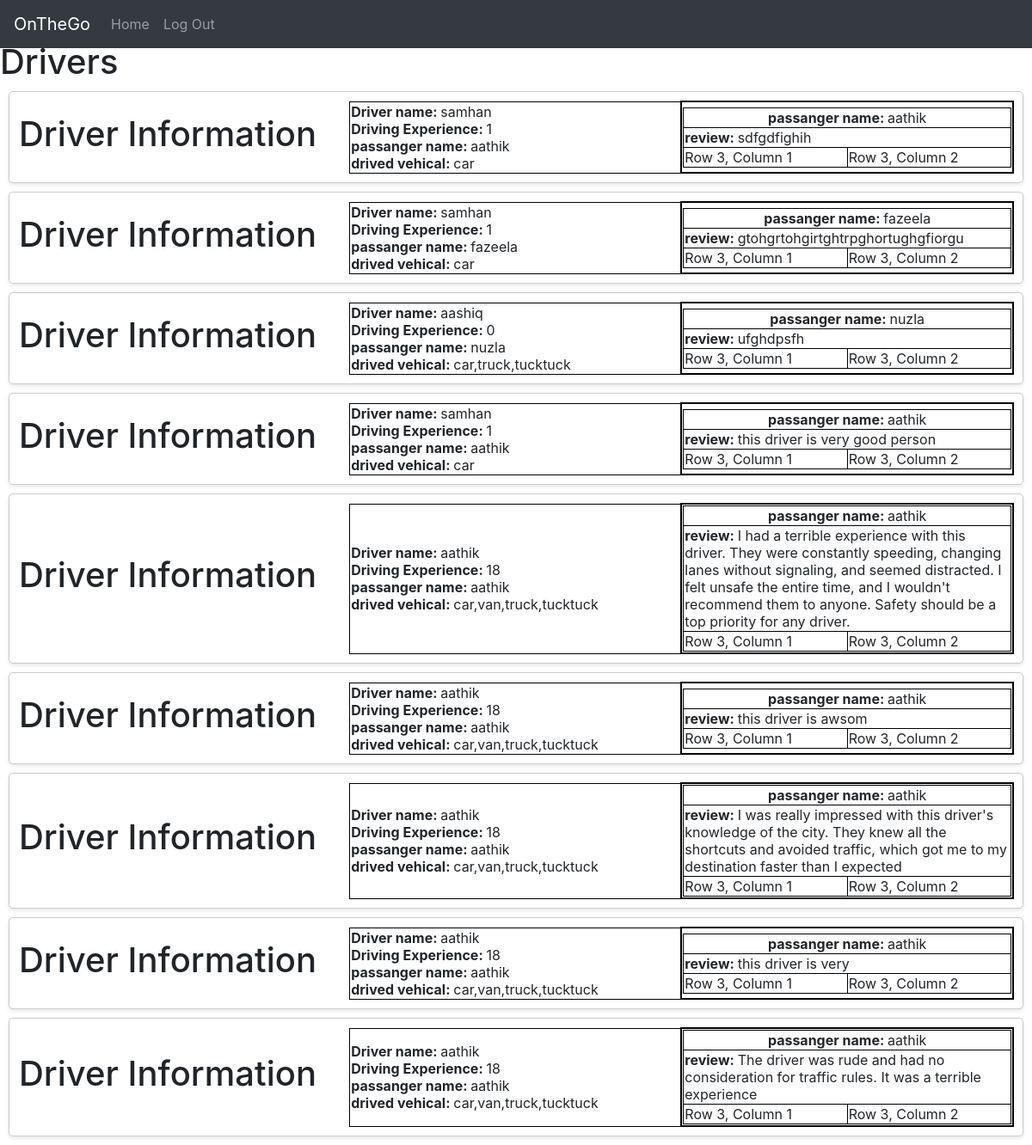
/Application_code/htdocs/Passanger/driver_search.php, run on the app's committed database.
### tables this page shows
CREATE TABLE `driver_user_intraction` (
  `intractionID` int(150) NOT NULL,
  `did` int(255) NOT NULL,
  `user_review` varchar(500) NOT NULL,
  `id` int(255) NOT NULL,
  `rating` int(20) NOT NULL,
  `sentimentreview` varchar(50) NOT NULL
);

CREATE TABLE `driver` (
  `did` int(255) NOT NULL,
  `Name` varchar(255) NOT NULL,
  `phone` varchar(15) NOT NULL,
  `age` int(100) NOT NULL,
  `nic` varchar(100) NOT NULL,
  `licence` varchar(100) NOT NULL,
  `vtype` varchar(100) NOT NULL,
  `experience` int(20) NOT NULL,
  `profile` varchar(250) NOT NULL,
  `address` varchar(250) NOT NULL,
  `password` varchar(250) NOT NULL,
  `Pricing` int(100) NOT NULL
);

CREATE TABLE `user` (
  `id` int(255) NOT NULL,
  `name` varchar(255) NOT NULL,
  `email` varchar(255) NOT NULL,
  `password` varchar(255) NOT NULL
);

### Application_code/htdocs/Passanger/driver_search.php (the view, shortened to what this page needs)
<html lang="en">
<head>
    <?php require_once('../setup/head.php'); ?>
</head>
<body>
<?php require_once('../setup/navbar.php'); ?>
<br><br>
<?php
require_once('../setup/dbcon.php');
$sql = "SELECT dui.*, u.*, d.* FROM driver_user_intraction dui INNER JOIN user u ON dui.id = u.id INNER JOIN driver d ON dui.did = d.did";
$result = $conn->query($sql);
if ($result) {
    echo '<h1>Drivers</h1>';
    if ($result->num_rows > 0) {
        while ($row = $result->fetch_assoc()) {
            echo '<div class="driver-card">';
            echo '<table style="width: 100%;">';
            echo '<tr>';
            echo '<td style="width: 33.33%;">';
            echo '<h1>Driver Information</h1>';
            echo '</td>';
            echo '<td style="width: 33.33%; border: 1px solid black">';
            echo '<p><strong>Driver name: </strong>'  .$row['Name']. '<br> <strong> Driving Experience: </strong>'. $row['experience'].   '<br>
            <strong>passanger name: </strong>'  .$row['name']. '<br> <strong>drived vehical: </strong>' .$row['vtype'].  '</p>';
            echo '</td>';
            echo '<td style="width: 33.33%; border: 2px solid black" >     ';
            echo '   <table  style="border: 1px solid black; width: 100%;"> ';
            echo '<tr>
            <td style="border: 1px solid black; text-align: center;" colspan="2"><strong>passanger name: </strong>'  .$row['name'].'</td>
             </tr> ';
             echo '<tr>
             <td style="border: 1px solid black"colspan="2"><strong> review: </strong>' .$row['user_review'].'</td>
              </tr> ';
              echo '<tr>
              <td style="border: 1px solid black; width: 50%;">Row 3, Column 1</td>
              <td style="border: 1px solid black; width: 50%;">Row 3, Column 2</td>
          </tr>';
            echo '   </table> ';
            echo '</td>';
            echo '   </tr>';
            echo '   </table>';
            echo '</div>';
                 }
    } else {
        echo 'No data found.';
    }
} else {
    echo 'Error executing the query: ' . $conn->error;
}
?>
</body>
</html>

### Application_code/htdocs/Passanger/driver_search.php (style rules this page uses)
.driver-card { border: 1px solid #ccc; border-radius: 5px; padding: 10px; margin: 10px; box-shadow: 0 2px 5px rgba(0, 0, 0, 0.1); background-color: #fff; }
.driver-card p { margin: 0; }

### data on the page
driver_user_intraction: did.Name "samhan", did.experience "1", id.name "aathik", did.vtype "car", user_review "sdfgdfighih"
driver_user_intraction: did.Name "samhan", did.experience "1", id.name "fazeela", did.vtype "car", user_review "gtohgrtohgirtghtrpghortughgfiorgu"
driver_user_intraction: did.Name "aashiq", did.experience "0", id.name "nuzla", did.vtype "car,truck,tucktuck", user_review "ufghdpsfh"
driver_user_intraction: did.Name "samhan", did.experience "1", id.name "aathik", did.vtype "car", user_review "this driver is very good person"
driver_user_intraction: did.Name "aathik", did.experience "18", id.name "aathik", did.vtype "car,van,truck,tucktuck", user_review "I had a terrible experience with this driver. They were constantly speeding, changing lanes without signaling, and seemed distracted. I felt unsafe the entire time, and I wouldn't recommend them to anyone. Safety should be a top priority for any driver."
driver_user_intraction: did.Name "aathik", did.experience "18", id.name "aathik", did.vtype "car,van,truck,tucktuck", user_review "this driver is awsom"
driver_user_intraction: did.Name "aathik", did.experience "18", id.name "aathik", did.vtype "car,van,truck,tucktuck", user_review "I was really impressed with this driver's knowledge of the city. They knew all the shortcuts and avoided traffic, which got me to my destination faster than I expected"
driver_user_intraction: did.Name "aathik", did.experience "18", id.name "aathik", did.vtype "car,van,truck,tucktuck", user_review "this driver is very"
driver_user_intraction: did.Name "aathik", did.experience "18", id.name "aathik", did.vtype "car,van,truck,tucktuck", user_review "The driver was rude and had no consideration for traffic rules. It was a terrible experience"
